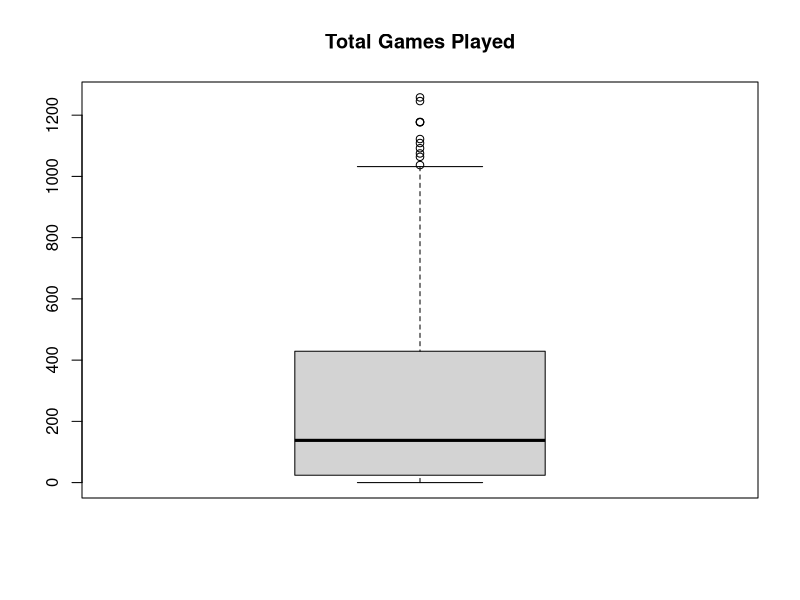
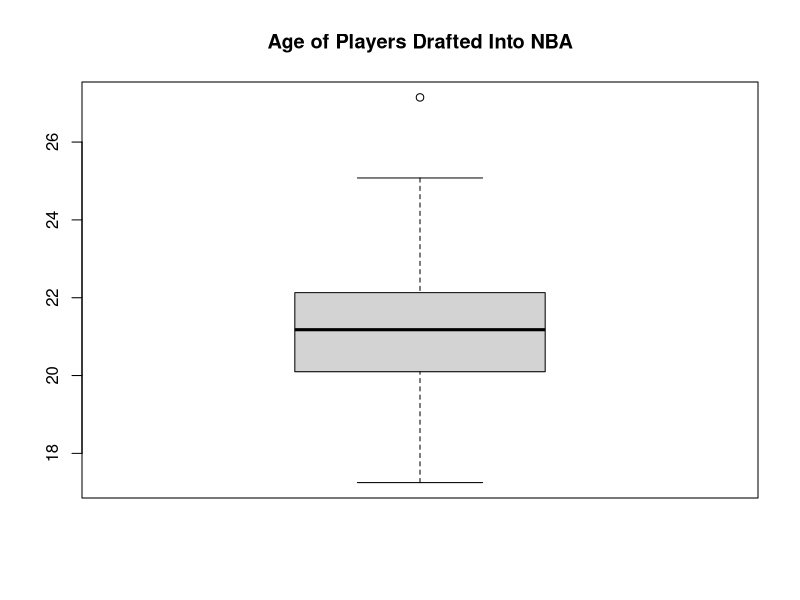

These figures' R source, in order: (Note: this script raises an error after producing the figures.)
# Survival Analysis of Basketball Players Drafted by NBA from 2001-2018
# Time = number of games played in NBA
# Status = whether a player is inactive in the league (retired, cut, etc)
library(survival)

getwd()

data <- read.csv("bball.csv")
head(data)

data2 <- data[, c("Pk", "Tm", "Player", "Age", "Pos", "From", "To", "G")]
head(data2)


# data cleaning
# create 'Status' column; players still playing in 2018 (To column) are active (status=0)
# players with year=NA or year < 2018 (To column) are inactive in NBA (status=1)
# players with NA amount of games played 0 games
# note: 64 players without position listed; all are players with 0 games; changed to NA
summary(data2)

data2$Status <- ifelse(data2$To == 2018, 0, 1)
data2$Status[is.na(data2$Status)] <- 1
data2$G[is.na(data2$G)] <- 0
data2$Pos[which(data2$Pos=='')] <- NA


# exploratory analysis
summary(data2)

boxplot(data2$G, main="Total Games Played")
boxplot(data2$Age, main="Age of Players Drafted Into NBA")

plot(data2$Pos, main="Positions of Players Drafted")



# Kaplan-Meier analysis
kapmodel1 <- survfit(Surv(G, Status) ~ 1, data=data2)
summary(kapmodel1)

plot(kapmodel1, xlab="Number of Games", ylab="Probability", main="Kaplan-Meier Analysis")
  

# Kaplan-Meier non-parametric analysis by player's position
# note1: some players play multiple positions, most played position was used 
# note2: missing position data should not affect results too much assuming they are 
#        random with respect to position
kapmodel2 <- survfit(Surv(G, Status) ~ Pos, na.action=na.exclude, data=data2)
summary(kapmodel2)

plot(kapmodel2, xlab="Number of Games", ylab="Probability", main="Kaplan-Meier by Player's Position", 
     col=c("black", "red", "green"))
legend("topright", c("Centers", "Forwards", "Guards"), col=c("black", "red", "green"), lty=1)


# log-rank test for difference between survival times
survdiff(Surv(G, Status) ~ Pos, na.action=na.exclude, data=data2)


# Peto & Peto's generalized Wilcoxon test for difference between survival times
survdiff(Surv(G, Status) ~ Pos, na.action=na.exclude, data=data2, rho=1)


# Cox Proportional Hazard Models - Coefficients and Hazard Rates
# independent variables used: player's overall pick number, age and position
vars <- cbind(Pk,Age,Pos)

cox <- coxph(Surv(data2$G, data2$Status) ~ vars, na.action=na.exclude, method ="breslow")
summary(cox)


